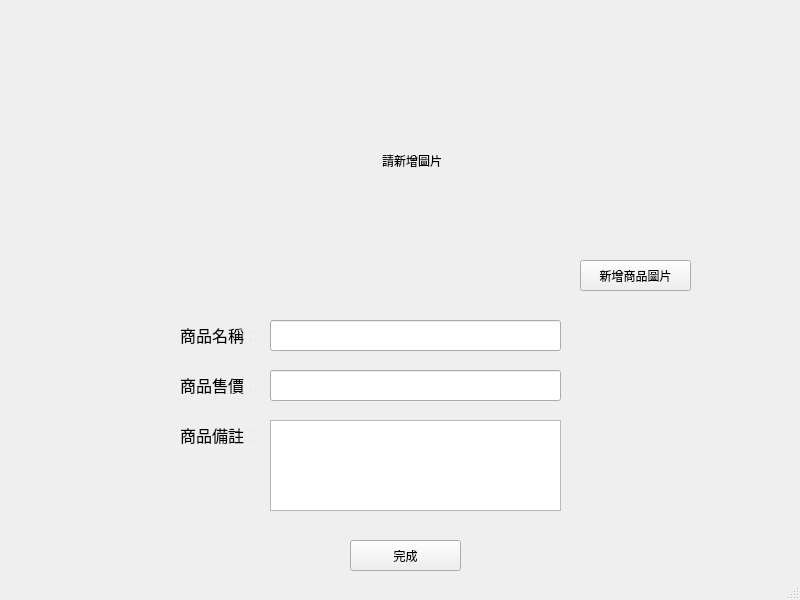
<?xml version="1.0" encoding="UTF-8"?>
<ui version="4.0">
 <class>MainWindow</class>
 <widget class="QMainWindow" name="MainWindow">
  <property name="geometry">
   <rect>
    <x>0</x>
    <y>0</y>
    <width>800</width>
    <height>600</height>
   </rect>
  </property>
  <property name="windowTitle">
   <string>CCUBUY</string>
  </property>
  <widget class="QWidget" name="centralwidget">
   <widget class="QLabel" name="image">
    <property name="geometry">
     <rect>
      <x>270</x>
      <y>40</y>
      <width>284</width>
      <height>241</height>
     </rect>
    </property>
    <property name="text">
     <string>請新增圖片</string>
    </property>
    <property name="scaledContents">
     <bool>false</bool>
    </property>
    <property name="alignment">
     <set>Qt::AlignCenter</set>
    </property>
   </widget>
   <widget class="QLineEdit" name="price_edit">
    <property name="geometry">
     <rect>
      <x>270</x>
      <y>370</y>
      <width>291</width>
      <height>31</height>
     </rect>
    </property>
   </widget>
   <widget class="QPushButton" name="save_btn">
    <property name="geometry">
     <rect>
      <x>350</x>
      <y>540</y>
      <width>111</width>
      <height>31</height>
     </rect>
    </property>
    <property name="text">
     <string>完成</string>
    </property>
   </widget>
   <widget class="QLabel" name="label">
    <property name="geometry">
     <rect>
      <x>180</x>
      <y>375</y>
      <width>71</width>
      <height>20</height>
     </rect>
    </property>
    <property name="font">
     <font>
      <pointsize>12</pointsize>
     </font>
    </property>
    <property name="text">
     <string>商品售價：</string>
    </property>
   </widget>
   <widget class="QLabel" name="label_2">
    <property name="geometry">
     <rect>
      <x>180</x>
      <y>425</y>
      <width>71</width>
      <height>20</height>
     </rect>
    </property>
    <property name="font">
     <font>
      <pointsize>12</pointsize>
     </font>
    </property>
    <property name="text">
     <string>商品備註：</string>
    </property>
   </widget>
   <widget class="QPushButton" name="addimage_btn">
    <property name="geometry">
     <rect>
      <x>580</x>
      <y>260</y>
      <width>111</width>
      <height>31</height>
     </rect>
    </property>
    <property name="text">
     <string>新增商品圖片</string>
    </property>
   </widget>
   <widget class="QLineEdit" name="name_edit">
    <property name="geometry">
     <rect>
      <x>270</x>
      <y>320</y>
      <width>291</width>
      <height>31</height>
     </rect>
    </property>
   </widget>
   <widget class="QLabel" name="label_3">
    <property name="geometry">
     <rect>
      <x>180</x>
      <y>325</y>
      <width>71</width>
      <height>20</height>
     </rect>
    </property>
    <property name="font">
     <font>
      <pointsize>12</pointsize>
     </font>
    </property>
    <property name="text">
     <string>商品名稱：</string>
    </property>
   </widget>
   <widget class="QPlainTextEdit" name="note_edit">
    <property name="geometry">
     <rect>
      <x>270</x>
      <y>420</y>
      <width>291</width>
      <height>91</height>
     </rect>
    </property>
   </widget>
  </widget>
  <widget class="QStatusBar" name="statusbar"/>
 </widget>
 <resources/>
 <connections/>
</ui>
